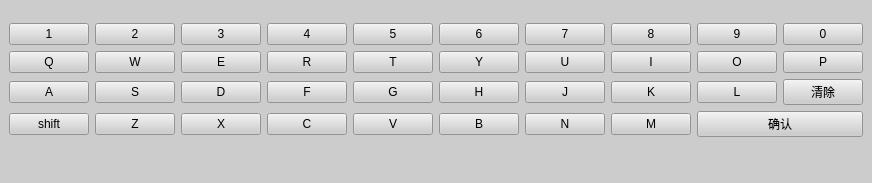
<?xml version="1.0" encoding="UTF-8"?>
<ui version="4.0">
 <class>KeyBoardShow</class>
 <widget class="QMainWindow" name="KeyBoardShow">
  <property name="geometry">
   <rect>
    <x>0</x>
    <y>0</y>
    <width>826</width>
    <height>183</height>
   </rect>
  </property>
  <property name="windowTitle">
   <string>MainWindow</string>
  </property>
  <property name="styleSheet">
   <string notr="true">background-color: rgb(204, 204, 204);</string>
  </property>
  <widget class="QWidget" name="centralwidget">
   <layout class="QGridLayout" name="gridLayout_2">
    <item row="0" column="0">
     <layout class="QGridLayout" name="gridLayout">
      <item row="0" column="0">
       <layout class="QHBoxLayout" name="horizontalLayout">
        <item>
         <widget class="HPushButton" name="pushButton_2">
          <property name="sizePolicy">
           <sizepolicy hsizetype="Fixed" vsizetype="Fixed">
            <horstretch>0</horstretch>
            <verstretch>0</verstretch>
           </sizepolicy>
          </property>
          <property name="text">
           <string>1</string>
          </property>
         </widget>
        </item>
        <item>
         <widget class="HPushButton" name="pushButton_3">
          <property name="sizePolicy">
           <sizepolicy hsizetype="Fixed" vsizetype="Fixed">
            <horstretch>0</horstretch>
            <verstretch>0</verstretch>
           </sizepolicy>
          </property>
          <property name="text">
           <string>2</string>
          </property>
         </widget>
        </item>
        <item>
         <widget class="HPushButton" name="pushButton_4">
          <property name="sizePolicy">
           <sizepolicy hsizetype="Fixed" vsizetype="Fixed">
            <horstretch>0</horstretch>
            <verstretch>0</verstretch>
           </sizepolicy>
          </property>
          <property name="text">
           <string>3</string>
          </property>
         </widget>
        </item>
        <item>
         <widget class="HPushButton" name="pushButton_5">
          <property name="sizePolicy">
           <sizepolicy hsizetype="Fixed" vsizetype="Fixed">
            <horstretch>0</horstretch>
            <verstretch>0</verstretch>
           </sizepolicy>
          </property>
          <property name="text">
           <string>4</string>
          </property>
         </widget>
        </item>
        <item>
         <widget class="HPushButton" name="pushButton_6">
          <property name="sizePolicy">
           <sizepolicy hsizetype="Fixed" vsizetype="Fixed">
            <horstretch>0</horstretch>
            <verstretch>0</verstretch>
           </sizepolicy>
          </property>
          <property name="text">
           <string>5</string>
          </property>
         </widget>
        </item>
        <item>
         <widget class="HPushButton" name="pushButton_7">
          <property name="sizePolicy">
           <sizepolicy hsizetype="Fixed" vsizetype="Fixed">
            <horstretch>0</horstretch>
            <verstretch>0</verstretch>
           </sizepolicy>
          </property>
          <property name="text">
           <string>6</string>
          </property>
         </widget>
        </item>
        <item>
         <widget class="HPushButton" name="pushButton_8">
          <property name="sizePolicy">
           <sizepolicy hsizetype="Fixed" vsizetype="Fixed">
            <horstretch>0</horstretch>
            <verstretch>0</verstretch>
           </sizepolicy>
          </property>
          <property name="text">
           <string>7</string>
          </property>
         </widget>
        </item>
        <item>
         <widget class="HPushButton" name="pushButton_9">
          <property name="sizePolicy">
           <sizepolicy hsizetype="Fixed" vsizetype="Fixed">
            <horstretch>0</horstretch>
            <verstretch>0</verstretch>
           </sizepolicy>
          </property>
          <property name="text">
           <string>8</string>
          </property>
         </widget>
        </item>
        <item>
         <widget class="HPushButton" name="pushButton_10">
          <property name="sizePolicy">
           <sizepolicy hsizetype="Fixed" vsizetype="Fixed">
            <horstretch>0</horstretch>
            <verstretch>0</verstretch>
           </sizepolicy>
          </property>
          <property name="text">
           <string>9</string>
          </property>
         </widget>
        </item>
        <item>
         <widget class="HPushButton" name="pushButton_11">
          <property name="sizePolicy">
           <sizepolicy hsizetype="Fixed" vsizetype="Fixed">
            <horstretch>0</horstretch>
            <verstretch>0</verstretch>
           </sizepolicy>
          </property>
          <property name="text">
           <string>0</string>
          </property>
         </widget>
        </item>
       </layout>
      </item>
      <item row="1" column="0">
       <layout class="QHBoxLayout" name="horizontalLayout_2">
        <item>
         <widget class="HPushButton" name="pushButton_12">
          <property name="sizePolicy">
           <sizepolicy hsizetype="Fixed" vsizetype="Fixed">
            <horstretch>0</horstretch>
            <verstretch>0</verstretch>
           </sizepolicy>
          </property>
          <property name="text">
           <string>Q</string>
          </property>
         </widget>
        </item>
        <item>
         <widget class="HPushButton" name="pushButton_13">
          <property name="sizePolicy">
           <sizepolicy hsizetype="Fixed" vsizetype="Fixed">
            <horstretch>0</horstretch>
            <verstretch>0</verstretch>
           </sizepolicy>
          </property>
          <property name="text">
           <string>W</string>
          </property>
         </widget>
        </item>
        <item>
         <widget class="HPushButton" name="pushButton_14">
          <property name="sizePolicy">
           <sizepolicy hsizetype="Fixed" vsizetype="Fixed">
            <horstretch>0</horstretch>
            <verstretch>0</verstretch>
           </sizepolicy>
          </property>
          <property name="text">
           <string>E</string>
          </property>
         </widget>
        </item>
        <item>
         <widget class="HPushButton" name="pushButton_15">
          <property name="sizePolicy">
           <sizepolicy hsizetype="Fixed" vsizetype="Fixed">
            <horstretch>0</horstretch>
            <verstretch>0</verstretch>
           </sizepolicy>
          </property>
          <property name="text">
           <string>R</string>
          </property>
         </widget>
        </item>
        <item>
         <widget class="HPushButton" name="pushButton_16">
          <property name="sizePolicy">
           <sizepolicy hsizetype="Fixed" vsizetype="Fixed">
            <horstretch>0</horstretch>
            <verstretch>0</verstretch>
           </sizepolicy>
          </property>
          <property name="text">
           <string>T</string>
          </property>
         </widget>
        </item>
        <item>
         <widget class="HPushButton" name="pushButton_17">
          <property name="sizePolicy">
           <sizepolicy hsizetype="Fixed" vsizetype="Fixed">
            <horstretch>0</horstretch>
            <verstretch>0</verstretch>
           </sizepolicy>
          </property>
          <property name="text">
           <string>Y</string>
          </property>
         </widget>
        </item>
        <item>
         <widget class="HPushButton" name="pushButton_18">
          <property name="sizePolicy">
           <sizepolicy hsizetype="Fixed" vsizetype="Fixed">
            <horstretch>0</horstretch>
            <verstretch>0</verstretch>
           </sizepolicy>
          </property>
          <property name="text">
           <string>U</string>
          </property>
         </widget>
        </item>
        <item>
         <widget class="HPushButton" name="pushButton_19">
          <property name="sizePolicy">
           <sizepolicy hsizetype="Fixed" vsizetype="Fixed">
            <horstretch>0</horstretch>
            <verstretch>0</verstretch>
           </sizepolicy>
          </property>
          <property name="text">
           <string>I</string>
          </property>
         </widget>
        </item>
        <item>
         <widget class="HPushButton" name="pushButton_20">
          <property name="sizePolicy">
           <sizepolicy hsizetype="Fixed" vsizetype="Fixed">
            <horstretch>0</horstretch>
            <verstretch>0</verstretch>
           </sizepolicy>
          </property>
          <property name="text">
           <string>O</string>
          </property>
         </widget>
        </item>
        <item>
         <widget class="HPushButton" name="pushButton_21">
          <property name="sizePolicy">
           <sizepolicy hsizetype="Fixed" vsizetype="Fixed">
            <horstretch>0</horstretch>
            <verstretch>0</verstretch>
           </sizepolicy>
          </property>
          <property name="text">
           <string>P</string>
          </property>
         </widget>
        </item>
       </layout>
      </item>
      <item row="2" column="0">
       <layout class="QHBoxLayout" name="horizontalLayout_3">
        <item>
         <widget class="HPushButton" name="pushButton_22">
          <property name="sizePolicy">
           <sizepolicy hsizetype="Fixed" vsizetype="Fixed">
            <horstretch>0</horstretch>
            <verstretch>0</verstretch>
           </sizepolicy>
          </property>
          <property name="text">
           <string>A</string>
          </property>
         </widget>
        </item>
        <item>
         <widget class="HPushButton" name="pushButton_23">
          <property name="sizePolicy">
           <sizepolicy hsizetype="Fixed" vsizetype="Fixed">
            <horstretch>0</horstretch>
            <verstretch>0</verstretch>
           </sizepolicy>
          </property>
          <property name="text">
           <string>S</string>
          </property>
         </widget>
        </item>
        <item>
         <widget class="HPushButton" name="pushButton_24">
          <property name="sizePolicy">
           <sizepolicy hsizetype="Fixed" vsizetype="Fixed">
            <horstretch>0</horstretch>
            <verstretch>0</verstretch>
           </sizepolicy>
          </property>
          <property name="text">
           <string>D</string>
          </property>
         </widget>
        </item>
        <item>
         <widget class="HPushButton" name="pushButton_25">
          <property name="sizePolicy">
           <sizepolicy hsizetype="Fixed" vsizetype="Fixed">
            <horstretch>0</horstretch>
            <verstretch>0</verstretch>
           </sizepolicy>
          </property>
          <property name="text">
           <string>F</string>
          </property>
         </widget>
        </item>
        <item>
         <widget class="HPushButton" name="pushButton_26">
          <property name="sizePolicy">
           <sizepolicy hsizetype="Fixed" vsizetype="Fixed">
            <horstretch>0</horstretch>
            <verstretch>0</verstretch>
           </sizepolicy>
          </property>
          <property name="text">
           <string>G</string>
          </property>
         </widget>
        </item>
        <item>
         <widget class="HPushButton" name="pushButton_27">
          <property name="sizePolicy">
           <sizepolicy hsizetype="Fixed" vsizetype="Fixed">
            <horstretch>0</horstretch>
            <verstretch>0</verstretch>
           </sizepolicy>
          </property>
          <property name="text">
           <string>H</string>
          </property>
         </widget>
        </item>
        <item>
         <widget class="HPushButton" name="pushButton_28">
          <property name="sizePolicy">
           <sizepolicy hsizetype="Fixed" vsizetype="Fixed">
            <horstretch>0</horstretch>
            <verstretch>0</verstretch>
           </sizepolicy>
          </property>
          <property name="text">
           <string>J</string>
          </property>
         </widget>
        </item>
        <item>
         <widget class="HPushButton" name="pushButton_29">
          <property name="sizePolicy">
           <sizepolicy hsizetype="Fixed" vsizetype="Fixed">
            <horstretch>0</horstretch>
            <verstretch>0</verstretch>
           </sizepolicy>
          </property>
          <property name="text">
           <string>K</string>
          </property>
         </widget>
        </item>
        <item>
         <widget class="HPushButton" name="pushButton_30">
          <property name="sizePolicy">
           <sizepolicy hsizetype="Fixed" vsizetype="Fixed">
            <horstretch>0</horstretch>
            <verstretch>0</verstretch>
           </sizepolicy>
          </property>
          <property name="text">
           <string>L</string>
          </property>
         </widget>
        </item>
        <item>
         <widget class="HPushButton" name="pushButton_31">
          <property name="sizePolicy">
           <sizepolicy hsizetype="Fixed" vsizetype="Fixed">
            <horstretch>0</horstretch>
            <verstretch>0</verstretch>
           </sizepolicy>
          </property>
          <property name="text">
           <string>清除</string>
          </property>
         </widget>
        </item>
       </layout>
      </item>
      <item row="3" column="0">
       <layout class="QHBoxLayout" name="horizontalLayout_4">
        <item>
         <widget class="HPushButton" name="pushButton_39">
          <property name="sizePolicy">
           <sizepolicy hsizetype="Fixed" vsizetype="Fixed">
            <horstretch>0</horstretch>
            <verstretch>0</verstretch>
           </sizepolicy>
          </property>
          <property name="text">
           <string>shift</string>
          </property>
         </widget>
        </item>
        <item>
         <widget class="HPushButton" name="pushButton_32">
          <property name="sizePolicy">
           <sizepolicy hsizetype="Fixed" vsizetype="Fixed">
            <horstretch>0</horstretch>
            <verstretch>0</verstretch>
           </sizepolicy>
          </property>
          <property name="text">
           <string>Z</string>
          </property>
         </widget>
        </item>
        <item>
         <widget class="HPushButton" name="pushButton_33">
          <property name="sizePolicy">
           <sizepolicy hsizetype="Fixed" vsizetype="Fixed">
            <horstretch>0</horstretch>
            <verstretch>0</verstretch>
           </sizepolicy>
          </property>
          <property name="text">
           <string>X</string>
          </property>
         </widget>
        </item>
        <item>
         <widget class="HPushButton" name="pushButton_34">
          <property name="sizePolicy">
           <sizepolicy hsizetype="Fixed" vsizetype="Fixed">
            <horstretch>0</horstretch>
            <verstretch>0</verstretch>
           </sizepolicy>
          </property>
          <property name="text">
           <string>C</string>
          </property>
         </widget>
        </item>
        <item>
         <widget class="HPushButton" name="pushButton_35">
          <property name="sizePolicy">
           <sizepolicy hsizetype="Fixed" vsizetype="Fixed">
            <horstretch>0</horstretch>
            <verstretch>0</verstretch>
           </sizepolicy>
          </property>
          <property name="text">
           <string>V</string>
          </property>
         </widget>
        </item>
        <item>
         <widget class="HPushButton" name="pushButton_36">
          <property name="sizePolicy">
           <sizepolicy hsizetype="Fixed" vsizetype="Fixed">
            <horstretch>0</horstretch>
            <verstretch>0</verstretch>
           </sizepolicy>
          </property>
          <property name="text">
           <string>B</string>
          </property>
         </widget>
        </item>
        <item>
         <widget class="HPushButton" name="pushButton_37">
          <property name="sizePolicy">
           <sizepolicy hsizetype="Fixed" vsizetype="Fixed">
            <horstretch>0</horstretch>
            <verstretch>0</verstretch>
           </sizepolicy>
          </property>
          <property name="text">
           <string>N</string>
          </property>
         </widget>
        </item>
        <item>
         <widget class="HPushButton" name="pushButton_38">
          <property name="sizePolicy">
           <sizepolicy hsizetype="Fixed" vsizetype="Fixed">
            <horstretch>0</horstretch>
            <verstretch>0</verstretch>
           </sizepolicy>
          </property>
          <property name="text">
           <string>M</string>
          </property>
         </widget>
        </item>
        <item>
         <widget class="QPushButton" name="pushButton">
          <property name="text">
           <string>确认</string>
          </property>
         </widget>
        </item>
       </layout>
      </item>
     </layout>
    </item>
   </layout>
  </widget>
  <widget class="QMenuBar" name="menubar">
   <property name="geometry">
    <rect>
     <x>0</x>
     <y>0</y>
     <width>826</width>
     <height>23</height>
    </rect>
   </property>
  </widget>
  <widget class="QStatusBar" name="statusbar"/>
 </widget>
 <customwidgets>
  <customwidget>
   <class>HPushButton</class>
   <extends>QPushButton</extends>
   <header location="global">hpushbutton.h</header>
  </customwidget>
 </customwidgets>
 <resources/>
 <connections/>
</ui>
